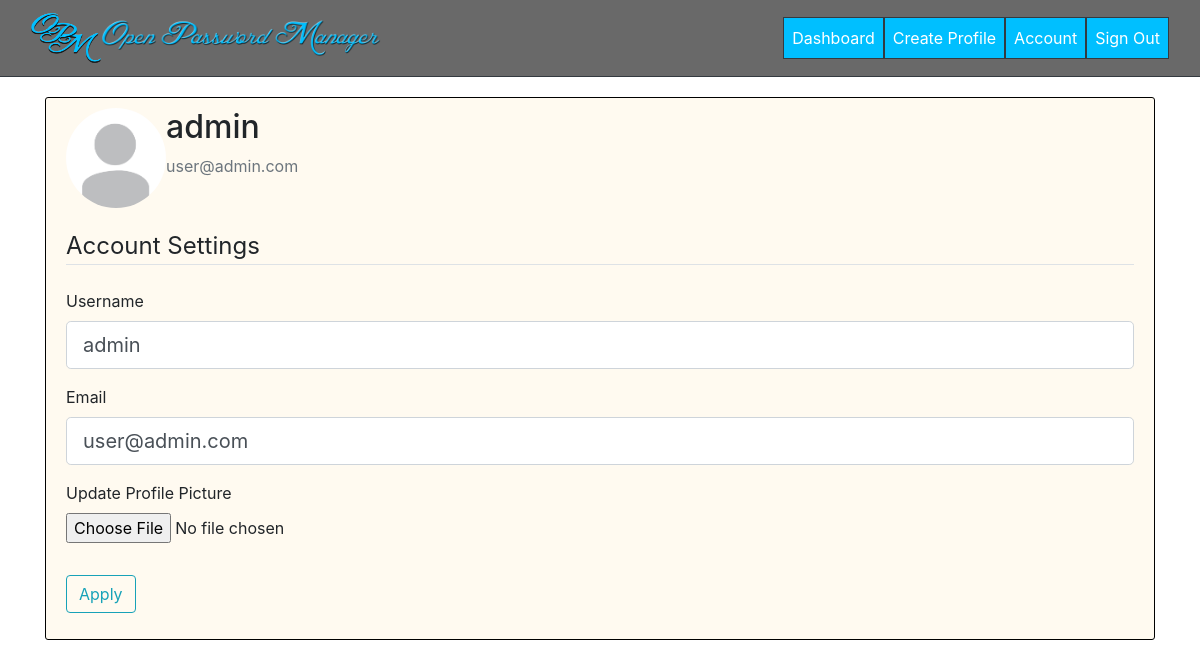
Page /account (signed in) on the earlier database version.
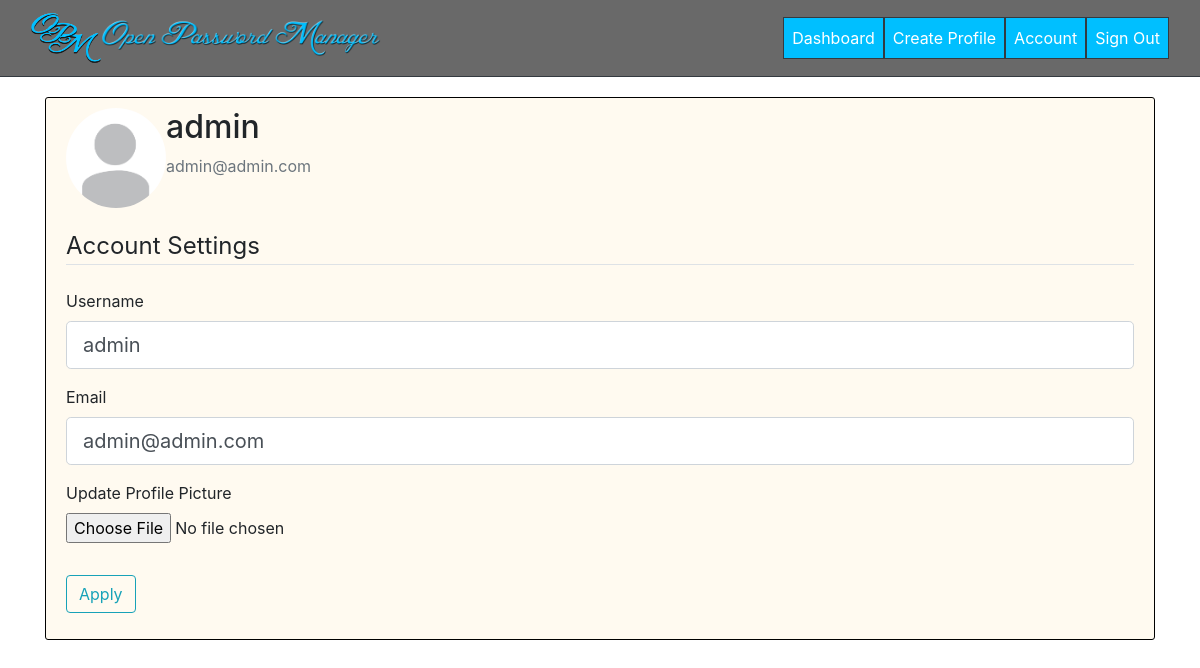
Same page on the later database version.
### opm/models.py (models this page shows, shortened)
class User(db.Model, UserMixin):
    id = db.Column(db.Integer,primary_key=True)
    username = db.Column(db.String(20), unique=True, nullable=False)
    email = db.Column(db.String(120), unique=True, nullable=False)
    image_file = db.Column(db.String(20), nullable=False, default='default.jpg')
    password = db.Column(db.String(60), nullable=False)
    profiles = db.relationship('Profiles', backref='author', lazy=True)

### opm/routes.py (the view)
@app.route('/account', methods=['GET', 'POST'])
@login_required
def account():
    form = SettingsForm()
    if form.validate_on_submit():
        if form.picture.data:
            picture_file = save_picture(form.picture.data)
            current_user.image_file = picture_file
        current_user.username = form.username.data
        current_user.email = form.email.data
        db.session.commit()
        flash('Account data updated!', 'success')
        return redirect(url_for('account'))
    elif request.method == 'GET':
        form.username.data = current_user.username
        form.email.data = current_user.email
    image_file = url_for('static', filename='profile_pics/' + current_user.image_file)
    return render_template('account.html',title='Account', image_file=image_file, form=form)

### opm/forms.py (shortened to what this page needs)
class SettingsForm(FlaskForm):
    username = StringField('Username',
                            validators=[DataRequired(), Length(min=2,max=20)])
    email = StringField('Email',
                        validators=[DataRequired(), Email()])
    picture = FileField('Update Profile Picture', validators=[FileAllowed(['jpg','png'])])
    submit = SubmitField('Apply')
    deleteAccount = SubmitField('Delete Account')
    eraseData = SubmitField('Erase all passwords')

### opm/models.py (called while the page is built)
@login_manager.user_loader
def load_user(user_id):
    return User.query.get(int(user_id))

### opm/templates/account.html (shortened to what this page needs)
{% extends "loggedinlayout.html" %}
{% block content %}
<div class="content-section row-placement">
  <div class="media">
    <img class="rounded-circle account-img" width="100" height="100" src="{{ image_file }}">
    <div class="media-body">
      <h2 class="account-heading">{{ current_user.username }}</h2>
      <p class="text-secondary">{{ current_user.email }}</p>
    </div>
  </div>
  <div class="row-placement">
    <form class="" action="" method="POST" enctype="multipart/form-data">
      <fieldset class="form-group">
        <legend class="border-bottom mb-4">Account Settings</legend>
        <div class="form-group">
          {{ form.username.label(class="form-control-label") }}
          {% if form.username.errors %}
            {{ form.username(class="form-control form-control-lg is-invalid") }}
            <div class="invalid-feedback">
              {% for error in form.username.errors %}
                <span>{{ error }}</span>
              {% endfor %}
            </div>
          {% else %}
            {{ form.username(class="form-control form-control-lg") }}
          {% endif %}
        </div>
        <div class="form-group">
          {{ form.email.label(class="form-control-label") }}
          {% if form.email.errors %}
            {{ form.email(class="form-control form-control-lg is-invalid") }}
            <div class="invalid-feedback">
              {% for error in form.email.errors %}
                <span>{{ error }}</span>
              {% endfor %}
            </div>
          {% else %}
            {{ form.email(class="form-control form-control-lg") }}
          {% endif %}
        </div>
        <div class="form-group">
          {{ form.picture.label() }}
          {{ form.picture(class="form-control-file") }}
        </div>
      </fieldset>
      <div class="form-group">
        {{ form.submit(class="btn btn-outline-info") }}
      </div>
    </form>
  </div>
</div>
{% endblock content %}

### opm/templates/loggedinlayout.html (shortened to what this page needs)
<!DOCTYPE html>
<html lang="en" dir="ltr">
  <head>
    <link rel="stylesheet" type="text/css" href="{{url_for('static',filename='css/bootstrap.min.css')}}">
    <link rel="stylesheet" type="text/css" href="{{url_for('static',filename='css/styles.css')}}">
  </head>
  <body>
    <header>
      <nav class="navbar navbar-expand-lg navbar-dark custom-bg-DimGrey border-bottom border-dark">
        <div class="container-fluid">
          <a class="navbar-brand" href="#">
            <div style="float:left;width:350px;height:50px">
              <img src="{{url_for('static',filename='art/opmsqlogo.png')}}" alt="" style="float:left;width:20%;height:100%;" class="d-inline-block align-top">
              <img src="{{url_for('static',filename='art/opmtextlogo.png')}}" alt="" style="float:left;width:80%;height:100%;" class="d-inline-block align-top">
            </div>
          </a>
          <div class="">
            <ul class="navbar-nav me-auto mb-2 mb-lg-0">
              <li class="nav-item border border-dark custom-bg-deepskyblue">
                <a class="nav-link active text-center" aria-current="page" href="{{ url_for('dashboard') }}">Dashboard</a>
              </li>
              <li class="nav-item border border-dark custom-bg-deepskyblue">
                <a class="nav-link active text-center" aria-current="page" href="{{ url_for('create_profile') }}">Create Profile</a>
              </li>
              <li class="nav-item border border-dark custom-bg-deepskyblue">
                <a class="nav-link active text-center" href="{{ url_for('account') }}">Account</a>
              </li>
              <li class="nav-item border border-dark custom-bg-deepskyblue">
                <a class="nav-link active text-center" href="{{ url_for('signout') }}">Sign Out</a>
              </li>
            </ul>
          </div>
        </div>
      </nav>
    </header>
    <div class="container">
    {% block content %}{% endblock %}
    </div>
  </body>
</html>

### opm/static/css/styles.css (style rules this page uses)
.custom-bg-deepskyblue { background-color: deepskyblue; }
.custom-bg-DimGrey { background-color: DimGrey; }
.content-section { background: FloralWhite; padding: 10px 20px; border: 1px solid black; border-radius: 3px; margin-bottom: 20px; }
.row-placement { margin-top: 20px; }

Differences in the rows shown:
changed User "admin": email "user@admin.com" → "admin@admin.com"
